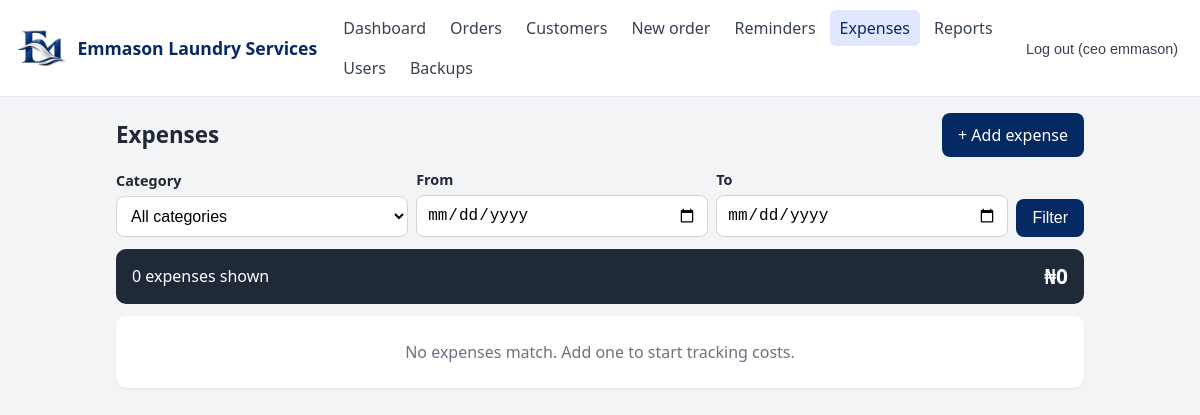
/app/expenses (signed in), run on an earlier commit of the app's database.
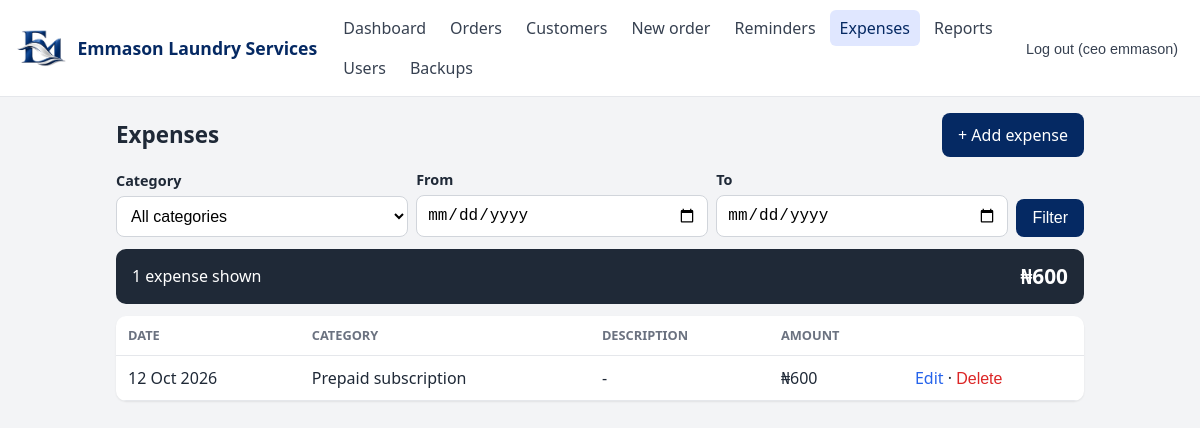
And on a later commit of the database.
### app/models.py (models this page shows)
class Expense(Base):
    __tablename__ = "expenses"
    id = Column(Integer, primary_key=True)
    category = Column(String, nullable=False)
    description = Column(String)
    amount = Column(Integer, nullable=False)
    expense_date = Column(Date, default=today_wat)
    created_at = Column(DateTime, default=datetime.utcnow)

### app/routers/web_admin.py (the view)
@router.get("/app/expenses")
def expenses_page(request: Request, category: str = "", start: str = "", end: str = "",
                  msg: str = "", user=Depends(web_admin), db: Session = Depends(get_db)):
    query = db.query(models.Expense)
    cat = category.strip().lower()
    if cat:
        query = query.filter(models.Expense.category == cat)
    s, e = parse_day(start, None), parse_day(end, None)
    if s:
        query = query.filter(models.Expense.expense_date >= s)
    if e:
        query = query.filter(models.Expense.expense_date <= e)
    expenses = query.order_by(models.Expense.expense_date.desc(), models.Expense.id.desc()).limit(500).all()
    categories = [c for (c,) in db.query(models.Expense.category).distinct().order_by(models.Expense.category)]
    return templates.TemplateResponse(
        request, "expenses.html",
        {"user": user, "page": "expenses", "expenses": expenses, "total": sum(x.amount for x in expenses),
         "categories": categories, "category": cat, "start": start, "end": end,
         "message": MESSAGES.get(msg)},
    )

### app/templates/expenses.html (shortened to what this page needs)
{% extends "base.html" %}
{% block content %}
<div class="page-head">
  <h1>Expenses</h1>
  <a class="btn" href="/app/expenses/new">+ Add expense</a>
</div>
<form class="filters" method="get" action="/app/expenses">
  <div class="field">
    <label for="category">Category</label>
    <select id="category" name="category">
      <option value="">All categories</option>
    </select>
  </div>
  <div class="field"><label for="start">From</label><input id="start" name="start" type="date" value="{{ start }}"></div>
  <div class="field"><label for="end">To</label><input id="end" name="end" type="date" value="{{ end }}"></div>
  <button class="btn" type="submit">Filter</button>
</form>
<div class="total-bar"><span>{{ expenses|length }} expense{{ '' if expenses|length == 1 else 's' }} shown</span><strong>{{ total|naira }}</strong></div>
<div class="table-wrap">
  {% if expenses %}
  <table>
    <thead><tr><th>Date</th><th>Category</th><th>Description</th><th>Amount</th><th></th></tr></thead>
    <tbody>
      {% for x in expenses %}
      <tr>
        <td>{{ x.expense_date.strftime("%d %b %Y") }}</td>
        <td>{{ x.category|capitalize }}</td>
        <td>{{ x.description or "-" }}</td>
        <td>{{ x.amount|naira }}</td>
        <td>
          <a href="/app/expenses/{{ x.id }}/edit">Edit</a> &middot;
          <form class="inline" method="post" action="/app/expenses/{{ x.id }}/delete"
                onsubmit="return confirm('Delete this expense?')">
            <button class="linkbtn" type="submit">Delete</button>
          </form>
        </td>
      </tr>
      {% endfor %}
    </tbody>
  </table>
  {% else %}
  <div class="empty">No expenses match. Add one to start tracking costs.</div>
  {% endif %}
</div>
{% endblock %}

What changed in the data, as far as the page shows it:
added Expense: expense_date "12 Oct 2026", category "Prepaid subscription", description "-", amount|naira "₦600"
Also different on the page:
{{ expenses|length }}: "0" → "1"
{{ total|naira }}: "₦0" → "₦600"
{{ '' if expenses|length == 1 else 's' }}: "s" → (not shown)
text no longer shown: "No expenses match. Add one to start tracking costs."
text now shown: "DATE CATEGORY DESCRIPTION AMOUNT"
